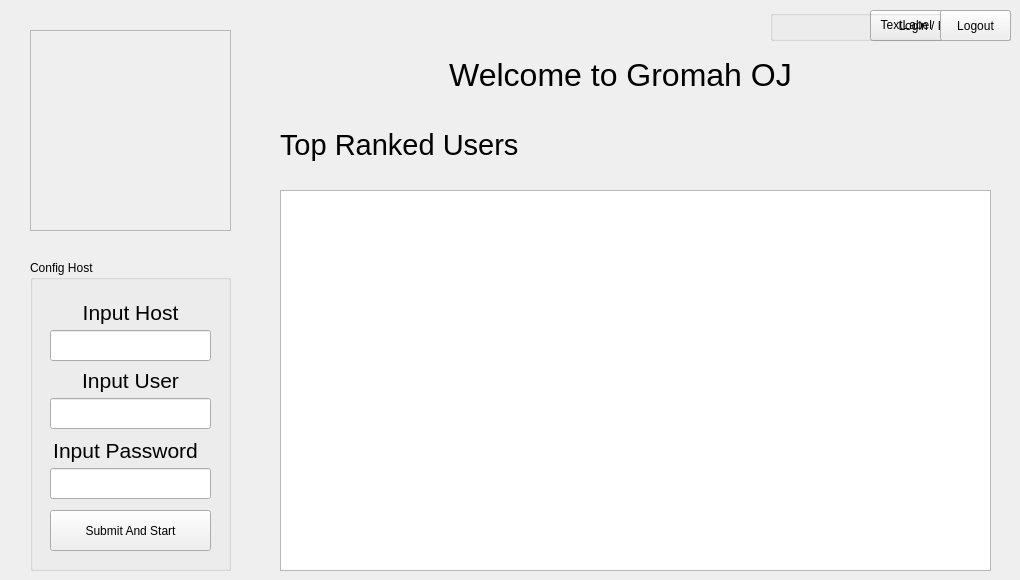
    <widget class="QWidget" name="HomepageTab">
     <attribute name="title">
      <string>Tab 1</string>
     </attribute>
     <widget class="QFrame" name="graphicFrame">
      <property name="geometry">
       <rect>
        <x>30</x>
        <y>30</y>
        <width>201</width>
        <height>201</height>
       </rect>
      </property>
      <property name="frameShape">
       <enum>QFrame::StyledPanel</enum>
      </property>
      <property name="frameShadow">
       <enum>QFrame::Raised</enum>
      </property>
     </widget>
     <widget class="QLabel" name="WelcomeLabel">
      <property name="geometry">
       <rect>
        <x>380</x>
        <y>50</y>
        <width>481</width>
        <height>51</height>
       </rect>
      </property>
      <property name="text">
       <string>&lt;html&gt;&lt;head/&gt;&lt;body&gt;&lt;p align=&quot;center&quot;&gt;&lt;span style=&quot; font-size:24pt;&quot;&gt;Welcome to Gromah OJ&lt;/span&gt;&lt;/p&gt;&lt;/body&gt;&lt;/html&gt;</string>
      </property>
     </widget>
     <widget class="QLabel" name="TopRankedLabel">
      <property name="geometry">
       <rect>
        <x>280</x>
        <y>120</y>
        <width>261</width>
        <height>51</height>
       </rect>
      </property>
      <property name="text">
       <string>&lt;html&gt;&lt;head/&gt;&lt;body&gt;&lt;p&gt;&lt;span style=&quot; font-size:22pt;&quot;&gt;Top Ranked Users&lt;/span&gt;&lt;/p&gt;&lt;/body&gt;&lt;/html&gt;</string>
      </property>
     </widget>
     <widget class="QTableView" name="TopRankedTableView">
      <property name="geometry">
       <rect>
        <x>280</x>
        <y>190</y>
        <width>711</width>
        <height>381</height>
       </rect>
      </property>
     </widget>
     <widget class="QGroupBox" name="LoginGroupBox">
      <property name="geometry">
       <rect>
        <x>870</x>
        <y>10</y>
        <width>141</width>
        <height>31</height>
       </rect>
      </property>
      <property name="title">
       <string/>
      </property>
      <widget class="QPushButton" name="LoginPushButton">
       <property name="geometry">
        <rect>
         <x>0</x>
         <y>0</y>
         <width>141</width>
         <height>31</height>
        </rect>
       </property>
       <property name="text">
        <string>Login / Register</string>
       </property>
      </widget>
     </widget>
     <widget class="QGroupBox" name="ProfileGroupBox">
      <property name="geometry">
       <rect>
        <x>770</x>
        <y>10</y>
        <width>241</width>
        <height>31</height>
       </rect>
      </property>
      <property name="title">
       <string/>
      </property>
      <widget class="QPushButton" name="LogoutPushButton">
       <property name="geometry">
        <rect>
         <x>170</x>
         <y>0</y>
         <width>71</width>
         <height>31</height>
        </rect>
       </property>
       <property name="text">
        <string>Logout</string>
       </property>
      </widget>
      <widget class="QLabel" name="WelcomeUserLabel">
       <property name="geometry">
        <rect>
         <x>1</x>
         <y>0</y>
         <width>161</width>
         <height>31</height>
        </rect>
       </property>
       <property name="text">
        <string>&lt;html&gt;&lt;head/&gt;&lt;body&gt;&lt;p align=&quot;right&quot;&gt;TextLabel&lt;/p&gt;&lt;/body&gt;&lt;/html&gt;</string>
       </property>
      </widget>
     </widget>
     <widget class="QGroupBox" name="ConfigHostGroupBox">
      <property name="geometry">
       <rect>
        <x>30</x>
        <y>260</y>
        <width>201</width>
        <height>311</height>
       </rect>
      </property>
      <property name="title">
       <string>Config Host</string>
      </property>
      <widget class="QLabel" name="HostLabel">
       <property name="geometry">
        <rect>
         <x>30</x>
         <y>32</y>
         <width>141</width>
         <height>41</height>
        </rect>
       </property>
       <property name="text">
        <string>&lt;html&gt;&lt;head/&gt;&lt;body&gt;&lt;p align=&quot;center&quot;&gt;&lt;span style=&quot; font-size:16pt;&quot;&gt;Input Host&lt;/span&gt;&lt;/p&gt;&lt;/body&gt;&lt;/html&gt;</string>
       </property>
      </widget>
      <widget class="QLineEdit" name="HostLineEdit">
       <property name="geometry">
        <rect>
         <x>20</x>
         <y>70</y>
         <width>161</width>
         <height>31</height>
        </rect>
       </property>
      </widget>
      <widget class="QPushButton" name="HostSubmitButton">
       <property name="geometry">
        <rect>
         <x>20</x>
         <y>250</y>
         <width>161</width>
         <height>41</height>
        </rect>
       </property>
       <property name="styleSheet">
        <string notr="true">font: 75 11pt &quot;Courier New&quot;;</string>
       </property>
       <property name="text">
        <string>Submit And Start</string>
       </property>
      </widget>
      <widget class="QLineEdit" name="UserLineEdit">
       <property name="geometry">
        <rect>
         <x>20</x>
         <y>138</y>
         <width>161</width>
         <height>31</height>
        </rect>
       </property>
      </widget>
      <widget class="QLabel" name="UswerLabel">
       <property name="geometry">
        <rect>
         <x>30</x>
         <y>100</y>
         <width>141</width>
         <height>41</height>
        </rect>
       </property>
       <property name="text">
        <string>&lt;html&gt;&lt;head/&gt;&lt;body&gt;&lt;p align=&quot;center&quot;&gt;&lt;span style=&quot; font-size:16pt;&quot;&gt;Input User&lt;/span&gt;&lt;/p&gt;&lt;/body&gt;&lt;/html&gt;</string>
       </property>
      </widget>
      <widget class="QLineEdit" name="PasswordLineEdit">
       <property name="geometry">
        <rect>
         <x>20</x>
         <y>208</y>
         <width>161</width>
         <height>31</height>
        </rect>
       </property>
      </widget>
      <widget class="QLabel" name="PasswordLabel">
       <property name="geometry">
        <rect>
         <x>10</x>
         <y>170</y>
         <width>171</width>
         <height>41</height>
        </rect>
       </property>
       <property name="text">
        <string>&lt;html&gt;&lt;head/&gt;&lt;body&gt;&lt;p align=&quot;center&quot;&gt;&lt;span style=&quot; font-size:16pt;&quot;&gt;Input Password&lt;/span&gt;&lt;/p&gt;&lt;/body&gt;&lt;/html&gt;</string>
       </property>
      </widget>
     </widget>
    </widget>
